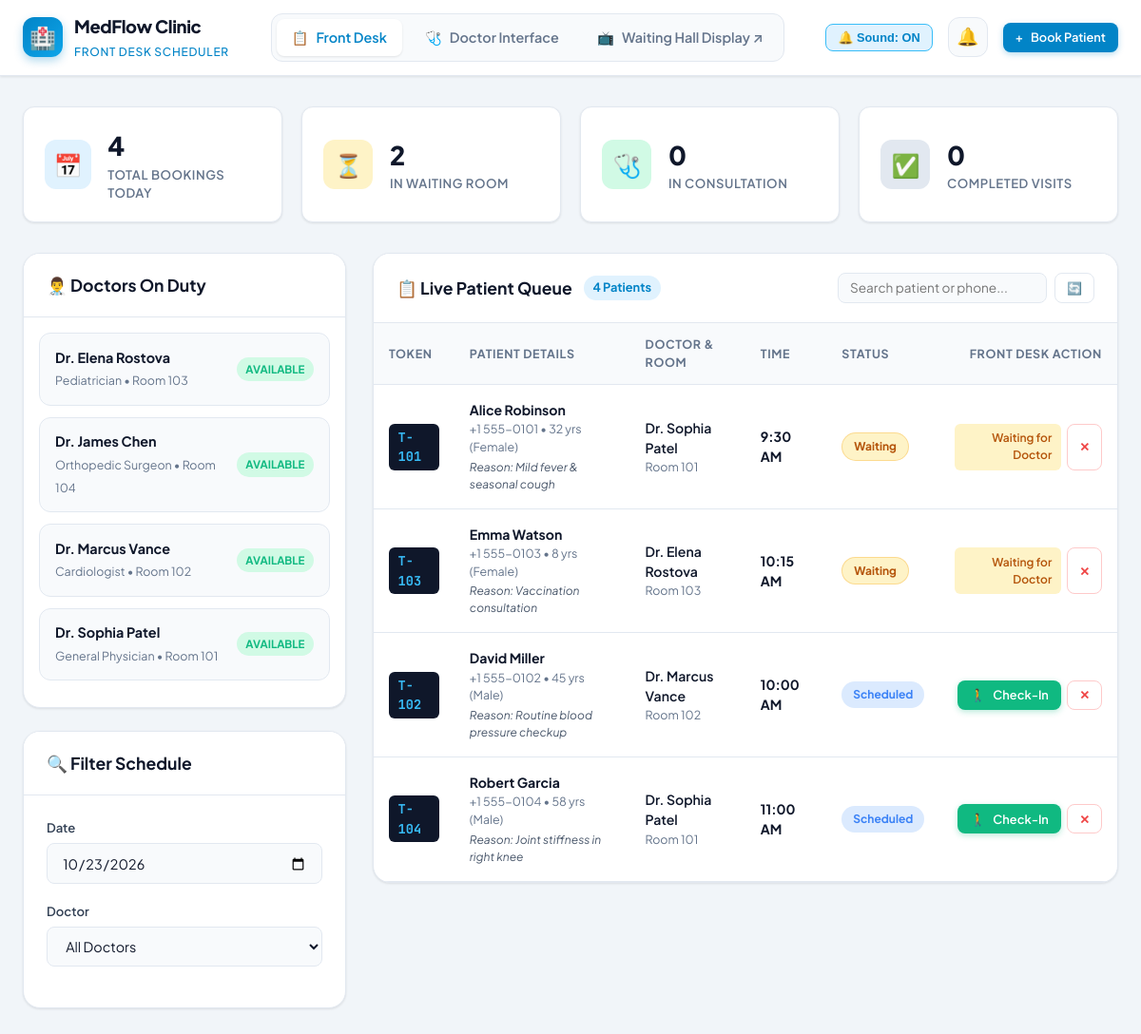
The page / on the database its author committed.
### tables this page shows
CREATE TABLE IF NOT EXISTS `doctors` (
    `id` INT AUTO_INCREMENT PRIMARY KEY,
    `name` VARCHAR(100) NOT NULL,
    `specialty` VARCHAR(100) NOT NULL,
    `room_number` VARCHAR(50) NOT NULL,
    `status` ENUM('Available', 'Busy', 'On Break', 'Off Duty') DEFAULT 'Available',
    `created_at` TIMESTAMP DEFAULT CURRENT_TIMESTAMP
);

CREATE TABLE IF NOT EXISTS `appointments` (
    `id` INT AUTO_INCREMENT PRIMARY KEY,
    `token_number` VARCHAR(20) NOT NULL,
    `patient_name` VARCHAR(120) NOT NULL,
    `patient_phone` VARCHAR(30) NOT NULL,
    `patient_age` INT DEFAULT NULL,
    `patient_gender` VARCHAR(20) DEFAULT 'Other',
    `doctor_id` INT NOT NULL,
    `appointment_date` DATE NOT NULL,
    `appointment_time` TIME NOT NULL,
    `status` ENUM('Scheduled', 'Waiting', 'In-Consultation', 'Completed', 'Cancelled') DEFAULT 'Scheduled',
    `symptoms` TEXT DEFAULT NULL,
    `doctor_notes` TEXT DEFAULT NULL,
    `prescriptions` TEXT DEFAULT NULL,
    `called_at` DATETIME DEFAULT NULL,
    `created_at` TIMESTAMP DEFAULT CURRENT_TIMESTAMP,
    `updated_at` TIMESTAMP DEFAULT CURRENT_TIMESTAMP ON UPDATE CURRENT_TIMESTAMP,
    INDEX (`appointment_date`),
    INDEX (`doctor_id`),
    INDEX (`status`)
);

### index.php (the view, shortened to what this page needs)
<?php
$pdo = getDBConnection();
$selectedDate = $_GET['date'] ?? date('Y-m-d');
$doctors = [];
$appointments = [];
$stats = ['total' => 0, 'waiting' => 0, 'consulting' => 0, 'completed' => 0];
if ($pdo) {
    $docStmt = $pdo->query("SELECT * FROM `doctors` ORDER BY `name` ASC");
    $doctors = $docStmt->fetchAll();
    $sql = "SELECT a.*, d.name as doctor_name, d.specialty as doctor_specialty, d.room_number
            FROM `appointments` a
            JOIN `doctors` d ON a.doctor_id = d.id
            WHERE a.appointment_date = ? ";
    $params = [$selectedDate];
    $sql .= "ORDER BY
        CASE
            WHEN a.status = 'In-Consultation' THEN 1
            WHEN a.status = 'Waiting' THEN 2
            WHEN a.status = 'Scheduled' THEN 3
            WHEN a.status = 'Completed' THEN 4
            ELSE 5
        END,
        a.appointment_time ASC, a.id ASC";
    $stmt = $pdo->prepare($sql);
    $stmt->execute($params);
    $appointments = $stmt->fetchAll();
    foreach ($appointments as $app) {
        $stats['total']++;
        if ($app['status'] === 'Waiting') $stats['waiting']++;
        elseif ($app['status'] === 'In-Consultation') $stats['consulting']++;
        elseif ($app['status'] === 'Completed') $stats['completed']++;
    }
}
?>
<!DOCTYPE html>
<html lang="en">
<head>
  <link rel="stylesheet" href="assets/css/style.css">
</head>
<body>
  <header class="navbar">
    <div class="nav-container">
      <a href="index.php" class="brand">
        <div class="brand-icon">🏥</div>
        <div class="brand-text">
          <h1>MedFlow Clinic</h1>
          <span>Front Desk Scheduler</span>
        </div>
      </a>
      <nav class="nav-links">
        <a href="index.php" class="nav-link active">
          <span>📋</span> Front Desk
        </a>
        <a href="doctor.php" class="nav-link">
          <span>🩺</span> Doctor Interface
        </a>
        <a href="display.php" class="nav-link" target="_blank">
          <span>📺</span> Waiting Hall Display ↗
        </a>
      </nav>
      <div class="nav-actions">
        <button id="soundToggleBtn" class="sound-toggle-btn active" title="Toggle audio chime">
          🔔 Sound: ON
        </button>
        <div class="notif-wrapper">
          <button id="notifBtn" class="notif-btn" title="Notifications">
            🔔
          </button>
        </div>
        <button class="btn btn-primary btn-sm" onclick="openModal('bookModal')">
          <span>+</span> Book Patient
        </button>
      </div>
    </div>
  </header>
  <main class="main-wrapper">
    <section class="stats-grid">
      <div class="stat-card">
        <div class="stat-icon total">📅</div>
        <div class="stat-info">
          <h3 id="statTotal"><?= $stats['total'] ?></h3>
          <p>Total Bookings Today</p>
        </div>
      </div>
      <div class="stat-card">
        <div class="stat-icon waiting">⏳</div>
        <div class="stat-info">
          <h3 id="statWaiting"><?= $stats['waiting'] ?></h3>
          <p>In Waiting Room</p>
        </div>
      </div>
      <div class="stat-card">
        <div class="stat-icon consulting">🩺</div>
        <div class="stat-info">
          <h3 id="statConsulting"><?= $stats['consulting'] ?></h3>
          <p>In Consultation</p>
        </div>
      </div>
      <div class="stat-card">
        <div class="stat-icon completed">✅</div>
        <div class="stat-info">
          <h3 id="statCompleted"><?= $stats['completed'] ?></h3>
          <p>Completed Visits</p>
        </div>
      </div>
    </section>
    <div class="dashboard-layout">
      <aside>
        <div class="card" style="margin-bottom: 1.5rem;">
          <div class="card-header">
            <h2 class="card-title">👨‍⚕️ Doctors On Duty</h2>
          </div>
          <div class="card-body" style="padding: 1rem;">
            <?php if (empty($doctors)): ?>
              <p style="color: var(--text-muted); font-size: 0.85rem;">No doctors registered.</p>
            <?php else: ?>
              <?php foreach ($doctors as $doc): ?>
                <div class="doctor-badge-card">
                  <div class="doc-meta">
                    <h4><?= htmlspecialchars($doc['name']) ?></h4>
                    <span><?= htmlspecialchars($doc['specialty']) ?> • <?= htmlspecialchars($doc['room_number']) ?></span>
                  </div>
                  <span class="doc-status-pill <?= str_replace(' ', '-', $doc['status']) ?>">
                    <?= htmlspecialchars($doc['status']) ?>
                  </span>
                </div>
              <?php endforeach; ?>
            <?php endif; ?>
          </div>
        </div>
        <div class="card">
          <div class="card-header">
            <h2 class="card-title">🔍 Filter Schedule</h2>
          </div>
          <div class="card-body">
            <form method="GET" action="index.php">
              <div class="form-group">
                <label>Date</label>
                <input type="date" name="date" class="form-control" value="<?= htmlspecialchars($selectedDate) ?>" onchange="this.form.submit()">
              </div>
              <div class="form-group">
                <label>Doctor</label>
                <select name="doctor_id" class="form-control" onchange="this.form.submit()">
                  <option value="0">All Doctors</option>
                </select>
              </div>
            </form>
          </div>
        </div>
      </aside>
      <section>
        <div class="card">
          <div class="card-header">
            <div style="display: flex; align-items: center; gap: 0.75rem;">
              <h2 class="card-title">📋 Live Patient Queue</h2>
              <span style="font-size: 0.8rem; background: var(--primary-light); color: var(--primary); padding: 0.2rem 0.6rem; border-radius: 999px; font-weight: 700;">
                <?= count($appointments) ?> Patients
              </span>
            </div>
            <div style="display: flex; gap: 0.5rem;">
              <input type="text" id="queueSearch" placeholder="Search patient or phone..." class="form-control" style="width: 220px; padding: 0.4rem 0.75rem; font-size: 0.85rem;" onkeyup="filterQueueTable()">
              <button class="btn btn-outline btn-sm" onclick="location.reload()" title="Refresh Queue">🔄</button>
            </div>
          </div>
          <div class="table-responsive">
            <table class="table" id="queueTable">
              <thead>
                <tr>
                  <th>Token</th>
                  <th>Patient Details</th>
                  <th>Doctor & Room</th>
                  <th>Time</th>
                  <th>Status</th>
                  <th style="text-align: right;">Front Desk Action</th>
                </tr>
              </thead>
              <tbody>
                <?php if (empty($appointments)): ?>
                  <tr>
                    <td colspan="6" style="text-align: center; padding: 2.5rem; color: var(--text-muted);">
                      No appointments booked for this date yet. Click <strong>"+ Book Patient"</strong> above to schedule!
                    </td>
                  </tr>
                <?php else: ?>
                  <?php foreach ($appointments as $app): ?>
                    <tr id="row-<?= $app['id'] ?>">
                      <td>
                        <span class="token-pill"><?= htmlspecialchars($app['token_number']) ?></span>
                      </td>
                      <td>
                        <div style="font-weight: 700; color: #0f172a;"><?= htmlspecialchars($app['patient_name']) ?></div>
                        <div style="font-size: 0.78rem; color: var(--text-muted);">
                          <?= htmlspecialchars($app['patient_phone']) ?> • <?= $app['patient_age'] ? $app['patient_age'] . ' yrs' : 'N/A' ?> (<?= htmlspecialchars($app['patient_gender']) ?>)
                        </div>
                        <?php if (!empty($app['symptoms'])): ?>
                          <div style="font-size: 0.75rem; color: #475569; margin-top: 3px;">
                            <em>Reason: <?= htmlspecialchars($app['symptoms']) ?></em>
                          </div>
                        <?php endif; ?>
                      </td>
                      <td>
                        <div style="font-weight: 600;"><?= htmlspecialchars($app['doctor_name']) ?></div>
                        <div style="font-size: 0.78rem; color: var(--text-muted);"><?= htmlspecialchars($app['room_number']) ?></div>
                      </td>
                      <td>
                        <strong><?= date('g:i A', strtotime($app['appointment_time'])) ?></strong>
                      </td>
                      <td>
                        <span class="status-badge <?= $app['status'] ?>">
                          <?= htmlspecialchars($app['status']) ?>
                        </span>
                      </td>
                      <td style="text-align: right;">
                        <div style="display: inline-flex; gap: 0.4rem; justify-content: flex-end;">
                          <?php if ($app['status'] === 'Scheduled'): ?>
                            <button class="btn btn-success btn-sm" onclick="checkInPatient(<?= $app['id'] ?>, '<?= htmlspecialchars(addslashes($app['patient_name'])) ?>')">
                              <span>🚶</span> Check-In
                            </button>
                          <?php elseif ($app['status'] === 'Waiting'): ?>
                            <span style="font-size: 0.75rem; color: #b45309; font-weight: 600; padding: 0.4rem 0.6rem; background: var(--warning-light); border-radius: 6px;">
                              Waiting for Doctor
                            </span>
                          <?php elseif ($app['status'] === 'In-Consultation'): ?>
                            <span style="font-size: 0.75rem; color: #047857; font-weight: 600; padding: 0.4rem 0.6rem; background: var(--success-light); border-radius: 6px;">
                              In Room Now
                            </span>
                          <?php elseif ($app['status'] === 'Completed'): ?>
                            <span style="font-size: 0.75rem; color: #475569; font-weight: 600;">
                              Done
                            </span>
                          <?php endif; ?>
                          <?php if ($app['status'] !== 'Completed' && $app['status'] !== 'Cancelled'): ?>
                            <button class="btn btn-outline btn-sm" style="color: var(--danger); border-color: #fecaca;" onclick="cancelAppointment(<?= $app['id'] ?>, '<?= htmlspecialchars(addslashes($app['token_number'])) ?>')" title="Cancel Appointment">
                              ✕
                            </button>
                          <?php endif; ?>
                        </div>
                      </td>
                    </tr>
                  <?php endforeach; ?>
                <?php endif; ?>
              </tbody>
            </table>
          </div>
        </div>
      </section>
    </div>
  </main>
</body>
</html>

### rows shown on the page
doctors: name "Dr. Elena Rostova", specialty "Pediatrician", room_number "Room 103", status "AVAILABLE"
doctors: name "Dr. James Chen", specialty "Orthopedic Surgeon", room_number "Room 104", status "AVAILABLE"
doctors: name "Dr. Marcus Vance", specialty "Cardiologist", room_number "Room 102", status "AVAILABLE"
doctors: name "Dr. Sophia Patel", specialty "General Physician", room_number "Room 101", status "AVAILABLE"
appointments: token_number "T-101", patient_name "Alice Robinson", patient_phone "+1 555-0101", patient_age "32", patient_gender "Female", symptoms "Mild fever & seasonal cough", doctor.name "Dr. Sophia Patel", doctor.room_number "Room 101", appointment_time "9:30 AM", status "Waiting", shows "Waiting for Doctor"
appointments: token_number "T-103", patient_name "Emma Watson", patient_phone "+1 555-0103", patient_age "8", patient_gender "Female", symptoms "Vaccination consultation", doctor.name "Dr. Elena Rostova", doctor.room_number "Room 103", appointment_time "10:15 AM", status "Waiting", shows "Waiting for Doctor"
appointments: token_number "T-102", patient_name "David Miller", patient_phone "+1 555-0102", patient_age "45", patient_gender "Male", symptoms "Routine blood pressure checkup", doctor.name "Dr. Marcus Vance", doctor.room_number "Room 102", appointment_time "10:00 AM", status "Scheduled"
appointments: token_number "T-104", patient_name "Robert Garcia", patient_phone "+1 555-0104", patient_age "58", patient_gender "Male", symptoms "Joint stiffness in right knee", doctor.name "Dr. Sophia Patel", doctor.room_number "Room 101", appointment_time "11:00 AM", status "Scheduled"

### other values the page prints
$stats['total'] "4"
$stats['waiting'] "2"
$stats['consulting'] "0"
$stats['completed'] "0"
count($appointments) "4"
